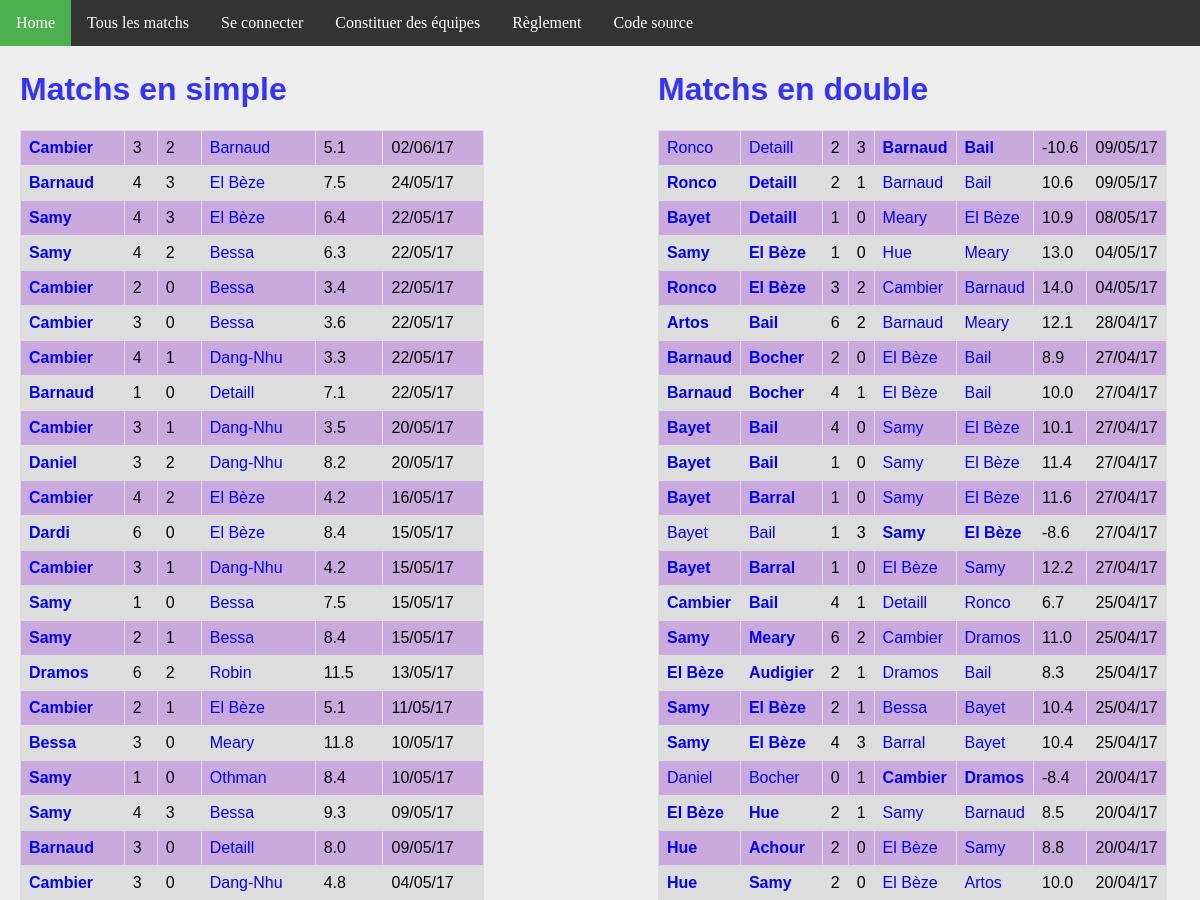
Page /matchs/ (upper part) on the earlier database version.
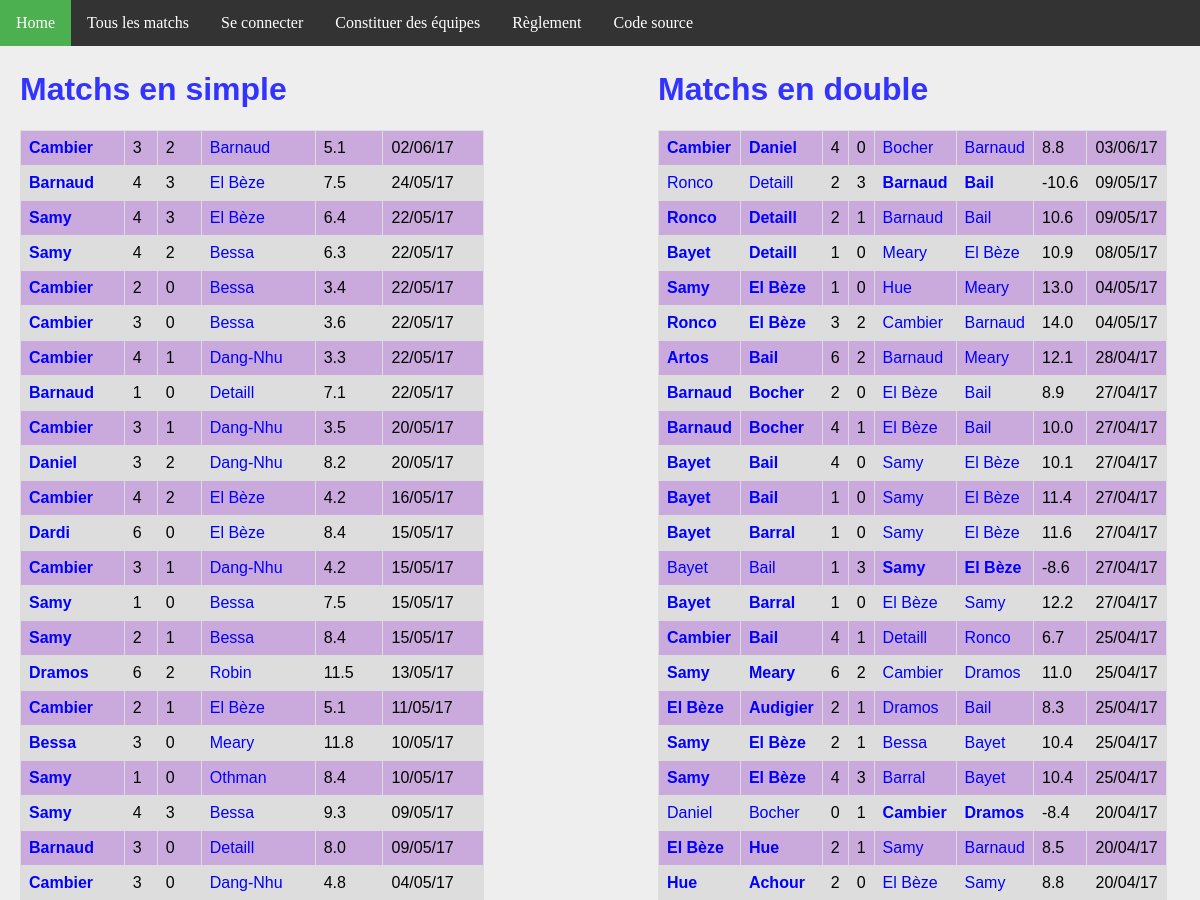
Same page on the later database version.
### ranking/models.py (models this page shows, shortened)
class MatchSimple(models.Model):
    domicile = models.ForeignKey('Joueur', related_name = 'dom')
    exterieur = models.ForeignKey('Joueur', related_name = 'exte')
    date = models.DateTimeField(auto_now_add=True)
    buts_domicile = models.IntegerField(default=0)
    buts_exterieur = models.IntegerField(default=0)
    points = models.FloatField(default=0)
    @property
    def winner(self):
        if self.buts_domicile > self.buts_exterieur:
            return 1.
        elif self.buts_domicile < self.buts_exterieur:
            return 0.
        else:
            return 0.5

class Joueur(models.Model):
    user = models.OneToOneField(User, on_delete=models.CASCADE)
    pseudo = models.CharField(max_length = 50, default="Pax lambda")
    simple_score = models.FloatField(default=100)
    simple_rang = models.IntegerField(default=0)
    simple_victoires = models.IntegerField(default=0)
    simple_nuls = models.IntegerField(default=0)
    simple_defaites = models.IntegerField(default=0)
    simple_buts_pour = models.IntegerField(default=0)
    simple_buts_contre = models.IntegerField(default=0)
    double_score = models.FloatField(default=100)
    double_rang = models.IntegerField(default=0)
    double_victoires = models.IntegerField(default=0)
    double_nuls = models.IntegerField(default=0)
    double_defaites = models.IntegerField(default=0)
    double_buts_pour = models.IntegerField(default=0)
    double_buts_contre = models.IntegerField(default=0)

class MatchDouble(models.Model):
    domicile_1 = models.ForeignKey('Joueur', related_name = 'dom1')
    domicile_2 = models.ForeignKey('Joueur', related_name = 'dom2')
    exterieur_1 = models.ForeignKey('Joueur', related_name = 'exte1')
    exterieur_2 = models.ForeignKey('Joueur', related_name = 'exte2')
    date = models.DateTimeField(auto_now_add=True)
    buts_domicile = models.IntegerField(default=0)
    buts_exterieur = models.IntegerField(default=0)
    points = models.FloatField(default=0)
    @property
    def winner(self):
        if self.buts_domicile > self.buts_exterieur:
            return 1.
        elif self.buts_domicile < self.buts_exterieur:
            return 0.
        else:
            return 0.5

### ranking/views.py (the view)
# urls.py: url(r'^matchs/$', views.all_matchs, name='matchs'),
def all_matchs(request):
    context = {
        'simple_matchs': MatchSimple.objects.order_by('-date').all(),
        'double_matchs': MatchDouble.objects.order_by('-date').all(),
    }
    return render(request, 'all_matchs.html', context)

### ranking/templatetags/app_filter.py (called while the page is built)
@register.filter(name='decimal')
def decimal(x):
    return '{0:.1f}'.format(x)

### ranking/templates/all_matchs.html
{% extends 'base.html' %}
{% block body %}
{% load app_filter %}
<div id="column1" style="float:left; margin:0; width:40%;">
    <h1>Matchs en simple</h1>
    <table>
        {% for m in simple_matchs %}
        <tr>
            <td {% if m.winner == 1 %} style='font-weight:bold'{% endif %} >
                <a href="{% url 'joueur' m.domicile.id %}">{{m.domicile.pseudo}}</a>
            </td>
            <td>{{m.buts_domicile}}</td>
            <td>{{m.buts_exterieur}}</td>
            <td {% if m.winner == 0 %} style='font-weight:bold'{% endif %} >
                <a href="{% url 'joueur' m.exterieur.id %}">{{m.exterieur.pseudo}}</a>
            </td>
            <td>{{m.points|decimal}}</td>
            <td>{{m.date | date:'d/m/y'}}</td>
        </tr>
        {% endfor %}
    </table>
</div>
<div id="column2" style="float:left; margin-left:15%;width:40%;">
<h1>Matchs en double</h1>
<table>
    {% for m in double_matchs %}
    <tr>
        <td {% if m.winner == 1 %} style='font-weight:bold'{% endif %} >
            <a class="joueur" href="{% url 'joueur' m.domicile_1.id %}">{{m.domicile_1.pseudo}}</a>
        </td>
        <td {% if m.winner == 1 %} style='font-weight:bold'{% endif %} >
            <a class="joueur" href="{% url 'joueur' m.domicile_2.id %}">{{m.domicile_2.pseudo}}</a>
        </td>
        <td>{{m.buts_domicile}}</td>
        <td>{{m.buts_exterieur}}</td>
        <td {% if m.winner == 0 %} style='font-weight:bold'{% endif %} >
            <a class='joueur' href="{% url 'joueur' m.exterieur_1.id %}">{{m.exterieur_1.pseudo}}</a>
        </td>
        <td {% if m.winner == 0 %} style='font-weight:bold'{% endif %} >
            <a class='joueur' href="{% url 'joueur' m.exterieur_2.id %}">{{m.exterieur_2.pseudo}}</a>
        </td>
        <td>{{m.points|decimal}}</td>
        <td>{{m.date | date:'d/m/y'}}</td>
    </tr>
    {% endfor %}
</table>
</div>
{% endblock %}

Differences in the rows shown:
no longer on this page (row unchanged): MatchDouble: domicile_1.pseudo "Hue", domicile_2.pseudo "Samy", buts_domicile "2", buts_exterieur "0", exterieur_1.pseudo "El Bèze", exterieur_2.pseudo "Artos", points|decimal "10.0", date "20/04/17"
added MatchDouble: domicile_1.pseudo "Cambier", domicile_2.pseudo "Daniel", buts_domicile "4", buts_exterieur "0", exterieur_1.pseudo "Bocher", exterieur_2.pseudo "Barnaud", points|decimal "8.8", date "03/06/17"
